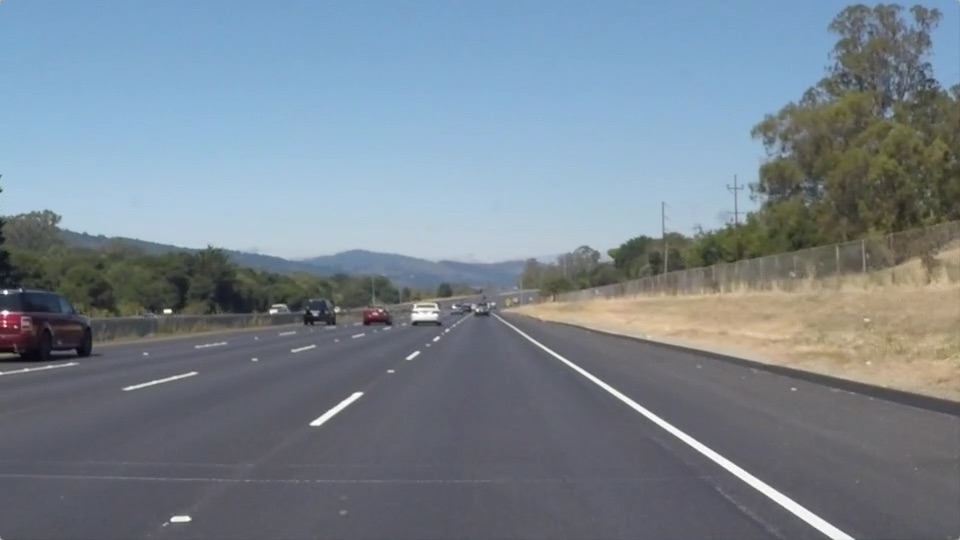
#> input picture test_images/solidWhiteRight.jpg, 960 x 540 px
$ jupyter execute --allow-errors P1.ipynb   (shell and % lines are left out)
#> lines starting #> are read from the running program, lines starting #| are printed output that depends on the picture
# Self-Driving Car Engineer Nanodegree

## Project: **Finding Lane Lines on the Road**
***
In this project, you will use the tools you learned about in the lesson to identify lane lines on the road.  You can develop your pipeline on a series of individual images, and later apply the result to a video stream (really just a series of images). Check out the video clip "raw-lines-example.mp4" (also contained in this repository) to see what the output should look like after using the helper functions below.

Once you have a result that looks roughly like "raw-lines-example.mp4", you'll need to get creative and try to average and/or extrapolate the line segments you've detected to map out the full extent of the lane lines.  You can see an example of the result you're going for in the video "P1_example.mp4".  Ultimately, you would like to draw just one line for the left side of the lane, and one for the right.

In addition to implementing code, there is a brief writeup to complete. The writeup should be completed in a separate file, which can be either a markdown file or a pdf document. There is a [write up template](https://github.com/udacity/CarND-LaneLines-P1/blob/master/writeup_template.md) that can be used to guide the writing process. Completing both the code in the Ipython notebook and the writeup template will cover all of the [rubric points](https://review.udacity.com/#!/rubrics/322/view) for this project.

---
Let's have a look at our first image called 'test_images/solidWhiteRight.jpg'.  Run the 2 cells below (hit Shift-Enter or the "play" button above) to display the image.

**Note: If, at any point, you encounter frozen display windows or other confounding issues, you can always start again with a clean slate by going to the "Kernel" menu above and selecting "Restart & Clear Output".**

---

**The tools you have are color selection, region of interest selection, grayscaling, Gaussian smoothing, Canny Edge Detection and Hough Tranform line detection.  You  are also free to explore and try other techniques that were not presented in the lesson.  Your goal is piece together a pipeline to detect the line segments in the image, then average/extrapolate them and draw them onto the image for display (as below).  Once you have a working pipeline, try it out on the video stream below.**

---

<figure>

 <figcaption>
 <p></p>
 <p style="text-align: center;"> Your output should look something like this (above) after detecting line segments using the helper functions below </p>
 </figcaption>
</figure>
 <p></p>
<figure>

 <figcaption>
 <p></p>
 <p style="text-align: center;"> Your goal is to connect/average/extrapolate line segments to get output like this</p>
 </figcaption>
</figure>

**Run the cell below to import some packages.  If you get an `import error` for a package you've already installed, try changing your kernel (select the Kernel menu above --> Change Kernel).  Still have problems?  Try relaunching Jupyter Notebook from the terminal prompt.  Also, see [this forum post](https://carnd-forums.udacity.com/cq/viewquestion.action?spaceKey=CAR&id=29496372&questionTitle=finding-lanes---import-cv2-fails-even-though-python-in-the-terminal-window-has-no-problem-with-import-cv2) for more troubleshooting tips.**

## Import Packages

[cell 1]
#importing some useful packages
import matplotlib.pyplot as plt
import matplotlib.image as mpimg
import numpy as np
import cv2

## Read in an Image

[cell 2]
#reading in an image
image = mpimg.imread('test_images/solidWhiteRight.jpg')
#> image is the input picture: shape (540, 960, 3); mean R, G, B 120.3, 132.6, 143.7

#printing out some stats and plotting
print('This image is:', type(image), 'with dimensions:', image.shape)
#| This image is: <class 'numpy.ndarray'> with dimensions: (540, 960, 3)
plt.imshow(image)  # if you wanted to show a single color channel image called 'gray', for example, call as plt.imshow(gray, cmap='gray')

## Ideas for Lane Detection Pipeline

**Some OpenCV functions (beyond those introduced in the lesson) that might be useful for this project are:**

`cv2.inRange()` for color selection
`cv2.fillPoly()` for regions selection
`cv2.line()` to draw lines on an image given endpoints
`cv2.addWeighted()` to coadd / overlay two images
`cv2.cvtColor()` to grayscale or change color
`cv2.imwrite()` to output images to file
`cv2.bitwise_and()` to apply a mask to an image

**Check out the OpenCV documentation to learn about these and discover even more awesome functionality!**

## Helper Functions

Below are some helper functions to help get you started. They should look familiar from the lesson!

[cell 3]
import math

def grayscale(img):
    """Applies the Grayscale transform
    This will return an image with only one color channel
    but NOTE: to see the returned image as grayscale
    (assuming your grayscaled image is called 'gray')
    you should call plt.imshow(gray, cmap='gray')"""
    return cv2.cvtColor(img, cv2.COLOR_RGB2GRAY)
    # Or use BGR2GRAY if you read an image with cv2.imread()
    # return cv2.cvtColor(img, cv2.COLOR_BGR2GRAY)

def canny(img, low_threshold, high_threshold):
    """Applies the Canny transform"""
    return cv2.Canny(img, low_threshold, high_threshold)

def gaussian_blur(img, kernel_size):
    """Applies a Gaussian Noise kernel"""
    return cv2.GaussianBlur(img, (kernel_size, kernel_size), 0)

def region_of_interest(img, vertices):
    """
    Applies an image mask.

    Only keeps the region of the image defined by the polygon
    formed from `vertices`. The rest of the image is set to black.
    """
    #defining a blank mask to start with
    mask = np.zeros_like(img)

    #defining a 3 channel or 1 channel color to fill the mask with depending on the input image
    if len(img.shape) > 2:
        channel_count = img.shape[2]  # i.e. 3 or 4 depending on your image
        ignore_mask_color = (255,) * channel_count
    else:
        ignore_mask_color = 255

    #filling pixels inside the polygon defined by "vertices" with the fill color
    cv2.fillPoly(mask, vertices, ignore_mask_color)

    #returning the image only where mask pixels are nonzero
    masked_image = cv2.bitwise_and(img, mask)
    return masked_image


def draw_lines(img, lines, color=[255, 0, 0], thickness=15):
    """
    NOTE: this is the function you might want to use as a starting point once you want to
    average/extrapolate the line segments you detect to map out the full
    extent of the lane (going from the result shown in raw-lines-example.mp4
    to that shown in P1_example.mp4).

    Think about things like separating line segments by their
    slope ((y2-y1)/(x2-x1)) to decide which segments are part of the left
    line vs. the right line.  Then, you can average the position of each of
    the lines and extrapolate to the top and bottom of the lane.

    This function draws `lines` with `color` and `thickness`.
    Lines are drawn on the image inplace (mutates the image).
    If you want to make the lines semi-transparent, think about combining
    this function with the weighted_img() function below
    """
    imshape = img.shape
    x_list_rh = []
    y_list_rh = []
    x_list_lh = []
    y_list_lh = []
    #split larger lines
    line_list = line_chop(lines)
    #detect position of lines
    left, right = left_or_right(line_list, imshape)
    for point in right:
        x_list_rh.append(point[0])
        y_list_rh.append(point[1])
    for point in left:
        x_list_lh.append(point[0])
        y_list_lh.append(point[1])

    result = img

    more_lines = np.zeros_like(img)
    #if x_list_rh and y_list_rh and x_list_lh and y_list_lh:
    #fit two linear functions (list of coefficients starting with slope followed by intercept)
    #try/except in case no points detected for one side (relevant for challenge-video)
    try:
        slope_l, intercept_l = np.polyfit(x_list_lh, y_list_lh, 1)
        #determine coordinates for extrapolated lines: y = mx + n
        lh_upper_x = int(round(((imshape[0]*roi_y_limit)-intercept_l)/slope_l))
        lh_upper_y = int(round(roi_y_limit * imshape[0]))
        lh_lower_x = int(round((imshape[0]-intercept_l)/slope_l))
        lh_lower_y = imshape[0]
        cv2.line(more_lines, (lh_lower_x, lh_lower_y), (lh_upper_x, lh_upper_y), color, thickness)
    except:
        pass

    try:
        slope_r, intercept_r = np.polyfit(x_list_rh, y_list_rh, 1)
        rh_upper_x = int(round(((imshape[0]*roi_y_limit)-intercept_r)/slope_r))
        rh_upper_y = int(round(roi_y_limit * imshape[0]))
        rh_lower_x = int(round((imshape[0]-intercept_r)/slope_r))
        rh_lower_y = imshape[0]
        cv2.line(more_lines, (rh_lower_x, rh_lower_y), (rh_upper_x, rh_upper_y), color, thickness)
    except:
        pass
    result = weighted_img(more_lines, img)
    return result


def hough_lines(img, rho, theta, threshold, min_line_len, max_line_gap):
    """
    `img` should be the output of a Canny transform.

    Returns an image with hough lines drawn.
    """
    lines = cv2.HoughLinesP(img, rho, theta, threshold, np.array([]), minLineLength=min_line_len, maxLineGap=max_line_gap)
    line_img = np.zeros((img.shape[0], img.shape[1], 3), dtype=np.uint8)

    for line in lines:
        for x1,y1,x2,y2 in line:
            cv2.line(line_img,(x1,y1),(x2,y2),(255,0,0),10)
    return line_img, lines

# Python 3 has support for cool math symbols.

def weighted_img(img, initial_img, α=0.8, β=1., λ=0.):
    """
    `img` is the output of the hough_lines(), An image with lines drawn on it.
    Should be a blank image (all black) with lines drawn on it.

    `initial_img` should be the image before any processing.

    The result image is computed as follows:

    initial_img * α + img * β + λ
    NOTE: initial_img and img must be the same shape!
    """
    return cv2.addWeighted(initial_img, α, img, β, λ)


def color_select(image, lowerb, upperb, lowerb_w, upperb_w):
    #reduce to color range
    lower = np.array(lowerb, dtype = "uint8")
    upper = np.array(upperb, dtype = "uint8")
    lower_w = np.array(lowerb_w, dtype = "uint8")
    upper_w = np.array(upperb_w, dtype = "uint8")

    mask = cv2.inRange(image, lower, upper)
    mask_w = cv2.inRange(image, lower_w, upper_w)
    output1 = cv2.bitwise_and(image, image, mask = mask)
    output2 = cv2.bitwise_and(image, image, mask = mask_w)
    output = weighted_img(output1, output2, α=1., β=1., λ=0.)
    return output

def line_length(line):
    #length of line
    x1, y1, x2, y2 = line
    return  ((y2-y1)**2 + (x2-x2)**2)**0.5

def line_chop(line_list):
    #turn long lines into several smaller lines
    res_lines=[]
    if type(line_list) is np.ndarray:
        line_list = [x[0] for x in line_list.tolist()]
    for line in line_list:
        if line_length(line) > 100.0:
            x1, y1, x2, y2 = line
            x3 = round(abs((x2+x1)/2.0))
            y3 = round(abs((y2+y1)/2.0))
            seg1 = [x1,y1, x3,y3]
            seg2 = [x3,y3, x2,y2]
            res_lines.extend(line_chop([seg1]) + line_chop([seg2]))
        else:
            res_lines.extend([line])
    return res_lines

def left_or_right(line_list, imshape):
    #use center to determine whether line is to left or right
    #remove nested structure to get sorted list of points
    line_list2 = [[(y[0],y[1]), (y[2],y[3])] for y in line_list]
    dots = []
    for x in line_list2:
        dots.append(x[0])
        dots.append(x[1])
    dots = sorted(dots)
    left = []
    right = []
    image_middle = imshape[1] / 2.0
    for d in dots:
        if d[0]  < image_middle:
            left.append(d)
        else:
            right.append(d)
    return left, right

## Test Images

Build your pipeline to work on the images in the directory "test_images"
**You should make sure your pipeline works well on these images before you try the videos.**

[cell 4]
import os
os.listdir("test_images/")

## Build a Lane Finding Pipeline

Build the pipeline and run your solution on all test_images. Make copies into the `test_images_output` directory, and you can use the images in your writeup report.

Try tuning the various parameters, especially the low and high Canny thresholds as well as the Hough lines parameters.

[cell 5]
# TODO: Build your pipeline that will draw lane lines on the test_images
# then save them to the test_images directory.


lowerb = [180, 140, 10]
upperb = [255, 255, 120]

lowerb_w = [225, 225, 225]
upperb_w = [255, 255, 255]

roi_y_limit = 0.63
x_offset = 0.026
x_hor_width = 0.042

t_folder = 'test_images/'
t_o_folder = 'test_images_output/'
gb_kernel_size = 5
canny_low_threshold = 50
canny_high_threshold = 150


h_rho = 2 # distance resolution in pixels of the Hough grid
h_theta = np.pi/180 # angular resolution in radians of the Hough grid
h_threshold = 3     # minimum number of votes (intersections in Hough grid cell)
h_min_line_length = 5 #minimum number of pixels making up a line
h_max_line_gap = 5    # maximum gap in pixels between connectable line segments


for img in os.listdir("test_images/"):
    #read test images
    image = mpimg.imread(t_folder + img)
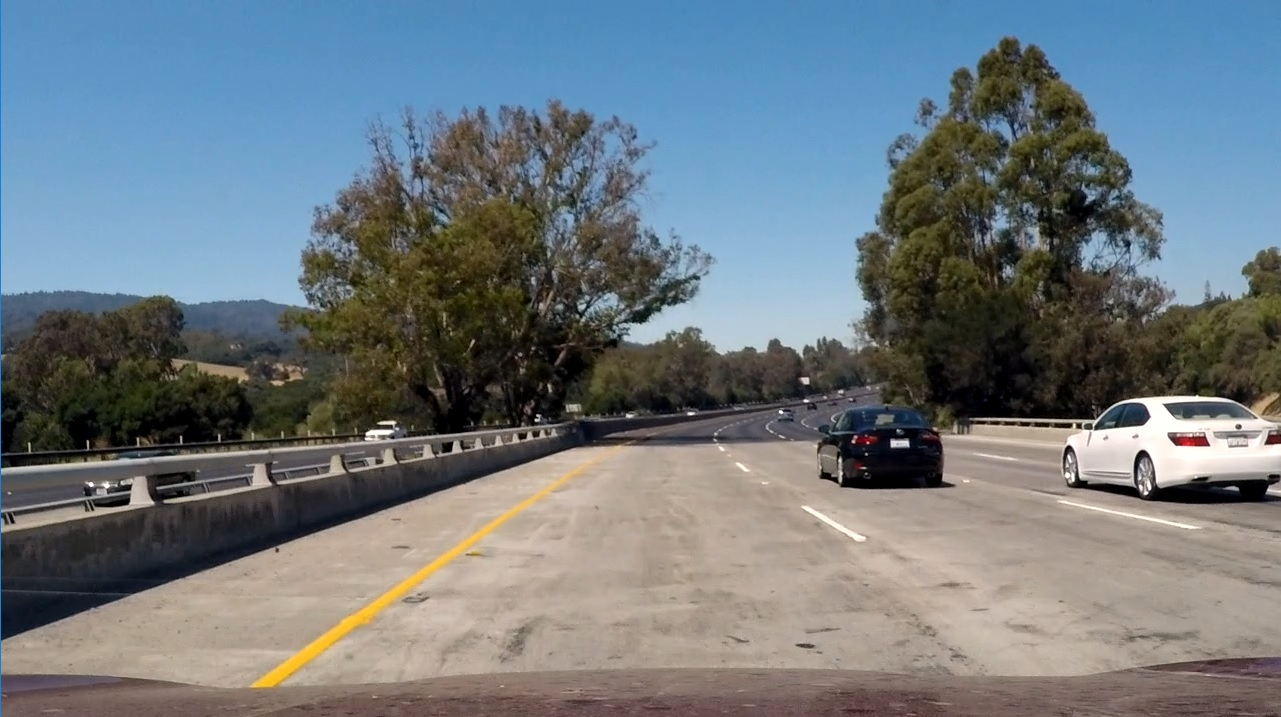
#> input picture test_images/bright_road.jpg, 1281 x 717 px
#> image is the input picture: shape (717, 1281, 3); mean R, G, B 110.9, 120.7, 126.6
    #if img == 'solidWhiteRight.jpg':
    #if img == 'solidYellowCurve.jpg':
    if img == 't2.jpg':
        red_color = color_select(image, lowerb, upperb, lowerb_w, upperb_w)
        #convert to grayscale
        gray = grayscale(red_color)
        #blurr image
        blur_gray = gaussian_blur(gray, gb_kernel_size)
        #find edges
        edges = canny(blur_gray, canny_low_threshold, canny_high_threshold)

        #reduce to region of interest
        imshape = image.shape
        vertices = np.array([[((imshape[1] * x_offset),imshape[0]),
                              ((imshape[1]/2.0) - int(round(imshape[1] * x_hor_width)), int(round(roi_y_limit * imshape[0]))),
                              ((imshape[1]/2.0) + int(round(imshape[1] * x_hor_width)), int(round(roi_y_limit * imshape[0]))),
                              ((imshape[1] - int(round(imshape[1] * x_offset)), imshape[0]))
                             ]], dtype=np.int32)
        reduced = region_of_interest(edges, vertices)
        #find lines
        line_img, lines = hough_lines(reduced, h_rho, h_theta, h_threshold, h_min_line_length, h_max_line_gap)

        #extrapolate lines and draw on initial image
        result = draw_lines(image, lines)

        #save result to folder
        #mpimg.imsave(t_o_folder + 'mod_' + img , result, format='jpg')
        #show
        plt.imshow(result)
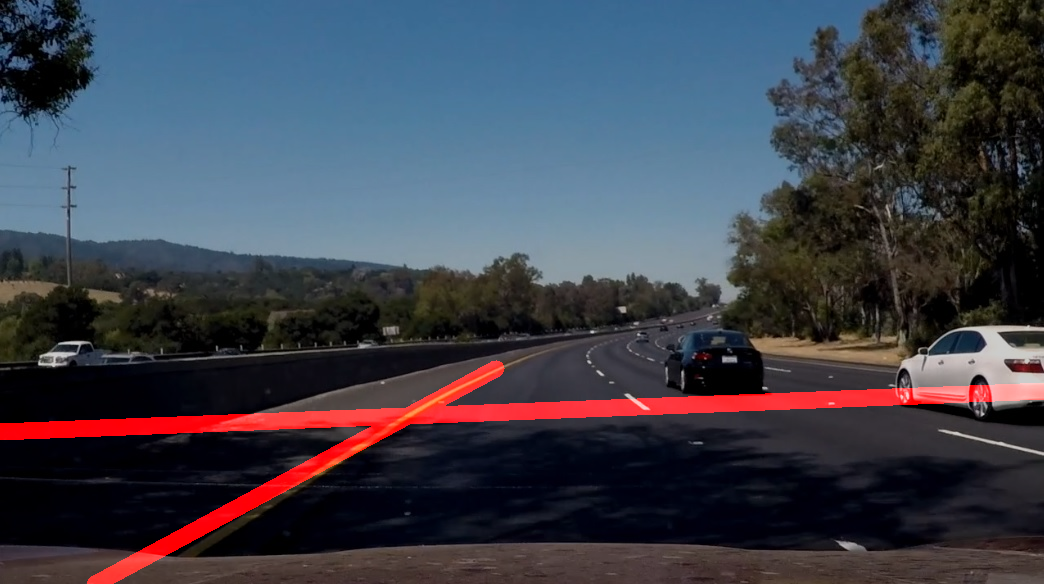
#> shown: shape (584, 1044, 3); mean R, G, B 62.7, 65.1, 75.8

## Test on Videos

You know what's cooler than drawing lanes over images? Drawing lanes over video!

We can test our solution on two provided videos:

`solidWhiteRight.mp4`

`solidYellowLeft.mp4`

**Note: if you get an `import error` when you run the next cell, try changing your kernel (select the Kernel menu above --> Change Kernel).  Still have problems?  Try relaunching Jupyter Notebook from the terminal prompt. Also, check out [this forum post](https://carnd-forums.udacity.com/questions/22677062/answers/22677109) for more troubleshooting tips.**

**If you get an error that looks like this:**
```
NeedDownloadError: Need ffmpeg exe.
You can download it by calling:
imageio.plugins.ffmpeg.download()
```
**Follow the instructions in the error message and check out [this forum post](https://carnd-forums.udacity.com/display/CAR/questions/26218840/import-videofileclip-error) for more troubleshooting tips across operating systems.**

[cell 6]
# Import everything needed to edit/save/watch video clips
from moviepy.editor import VideoFileClip
from IPython.display import HTML

[cell 7]
# [49 lines left out: function process_image, not called in this run]

Let's try the one with the solid white lane on the right first ...

[cell 8]
white_output = 'test_videos_output/solidWhiteRight.mp4'
#> white_output = 'test_videos_output/solidWhiteRight.mp4'
## To speed up the testing process you may want to try your pipeline on a shorter subclip of the video
## To do so add .subclip(start_second,end_second) to the end of the line below
## Where start_second and end_second are integer values representing the start and end of the subclip
## You may also uncomment the following line for a subclip of the first 5 seconds
#clip1 = VideoFileClip("test_videos/solidWhiteRight.mp4").subclip(0,5)
#> (the rest of this cell did not finish here and is left out)
